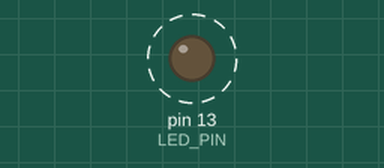
A sketch run on a simulated Arduino Uno, built with avr-gcc and run on an emulated ATmega328P. Parts: output pins drawn as LEDs (lit = HIGH). Dashed ring = blinking.

Above: at 0.5 s.
Timing chart, 0 to 3.0 s (numbered marks = the images above):
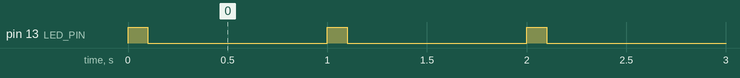

The sketch:

basic1.ino
```cpp
const int LED_PIN = 13;

void setup() {
  pinMode(LED_PIN, OUTPUT);
}

void loop() {
  digitalWrite(LED_PIN, HIGH);

  delay(100);

  digitalWrite(LED_PIN, LOW);

  delay(900);
}
```

Measured:
- by itself, pin 13 (LED_PIN): alternates HIGH for 0.10 s and LOW for 0.90 s
